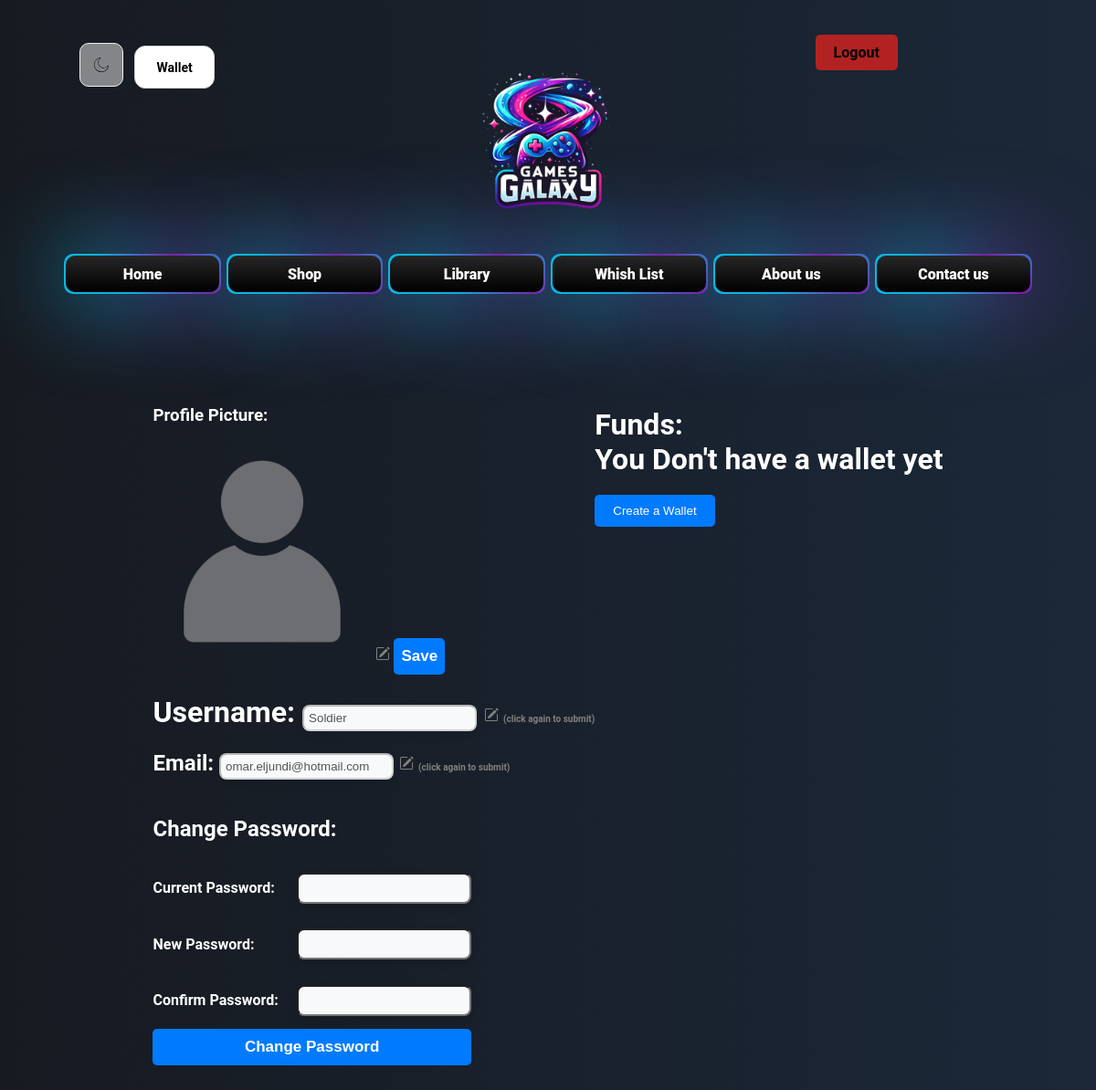
Page /profile.php (signed in) on the earlier database version.
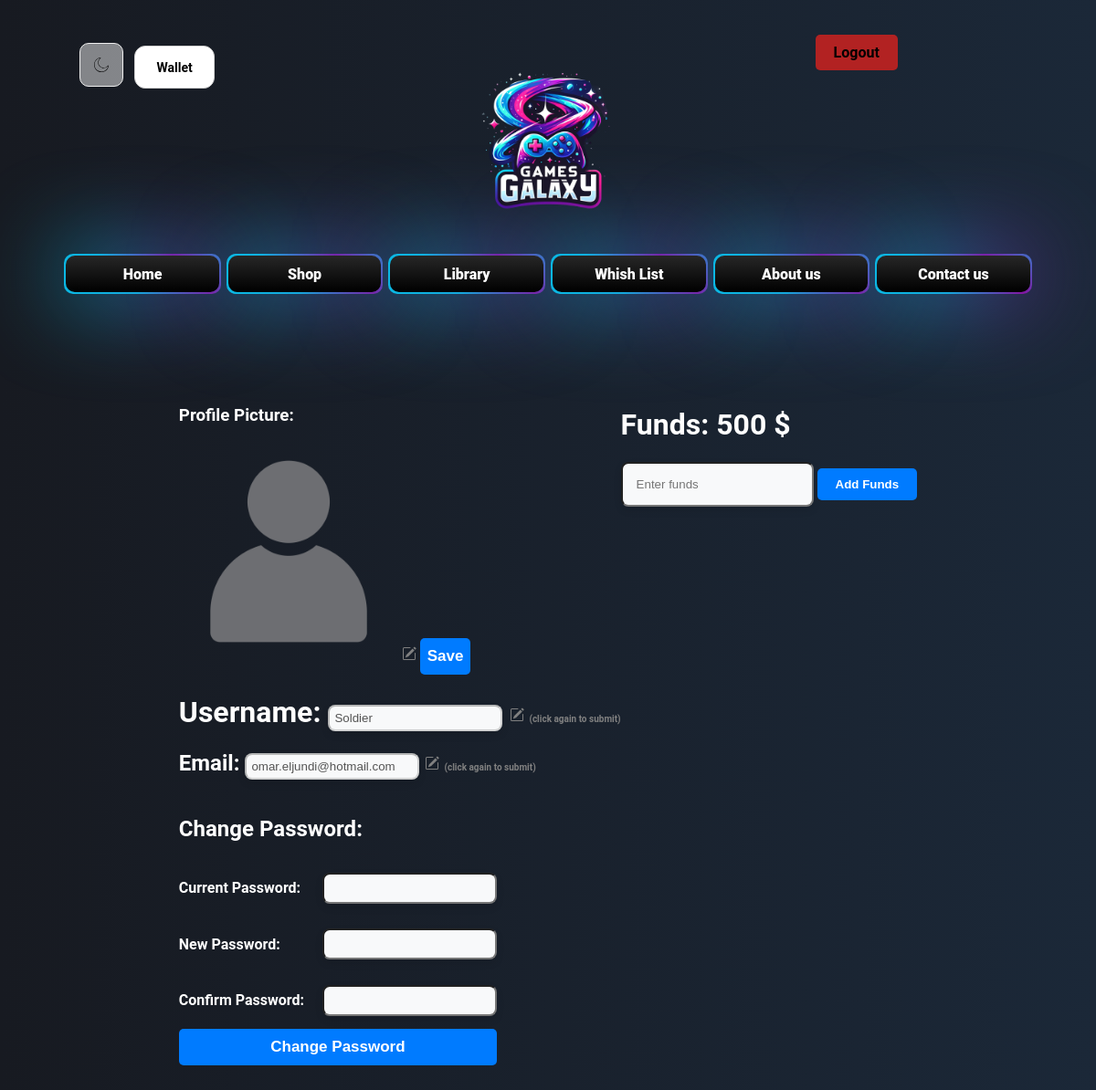
Same page on the later database version.
### tables this page shows
CREATE TABLE `wallet` (
  `id` int(11) NOT NULL,
  `u_id` int(11) NOT NULL,
  `amount` float NOT NULL DEFAULT 0
);

### profile.php (the view, shortened to what the changed rows need)
<?php
require 'connection.php';
$sql = "SELECT * FROM `user` WHERE id = '$_SESSION[user_id]'";
$result = mysqli_query($con, $sql);
$user = mysqli_fetch_array($result);
?>
<!DOCTYPE html>
<html lang="en">
<head>
    <link rel="stylesheet" href="style.css">
</head>
<body>
    <div class="content" style="display: none">
        <div class="container">
            <?php
            if (isset($_SESSION['user_id'])) {
                $query = "SELECT * FROM `wallet` WHERE u_id = '$_SESSION[user_id]'";
                $result = mysqli_query($con, $query);
                if ($result && mysqli_num_rows($result) > 0) {
            ?>
                    <div class="tooltip-container">
                        <span class="text">Wallet</span>
                    </div>
                <?php
                } else {
                ?>
                    <div class="tooltip-container">
                        <span class="text">Wallet</span>
                    </div>
            <?php
                }
            }
            ?>
            <div class="profileContainer">
                <div class="profile">
                    <div class="profile-info">
                        <h1 class="pofileTitles">Username:
                            <input disabled id="editUsernameBar" value="<?php echo $user['username'] ?>" type="text">
                            <span style="font-size: 10px;color: gray;margin-left: 5px;">(click again to submit)</span>
                        </h1>
                        <h2 class="pofileTitles">Email:
                            <input disabled id="editEmailBar" value="<?php echo $user['email'] ?>" type="text">
                            <span style="font-size: 10px;color: gray;margin-left: 5px;">(click again to submit)</span>
                        </h2>
                        <div class="changePassword">
                            <h2>Change Password:</h2>
                        </div>
                    </div>
                </div>
                <div class="funds">
                    <h1 class="pofileTitles">Funds:<span id="amount">
                            <?php
                            $sql = "SELECT * FROM `wallet` WHERE u_id = '$_SESSION[user_id]'";
                            $result = mysqli_query($con, $sql);
                            if ($result && mysqli_num_rows($result) > 0) {
                                $wallet = mysqli_fetch_array($result);
                                echo $wallet['amount'];
                            ?>
                                $</span>
                    </h1>
                    <div action="addFunds.php">
                        <input id="addFundsBar" type="number" name="funds" id="funds" placeholder="Enter funds">
                        <input id="addFundsBtn" type="submit" value="Add Funds">
                    </div>
                <?php
                            } else {
                                echo '<div id="noWallet" style="display:flex;flex-direction:column;">You Don\'t have a wallet yet<div>';
                ?>
                    <button id="createWallet">Create a Wallet</button>
                </div>
            </div>
        <?php
                            }
        ?>
        </div>
    </div>
    </div>
</body>
</html>

Differences in the rows shown:
added wallet: amount "500"
Other differences:
form field value: (not shown) → "Add Funds"
text no longer shown: "You Don ' t have a wallet yet Create a Wallet"
